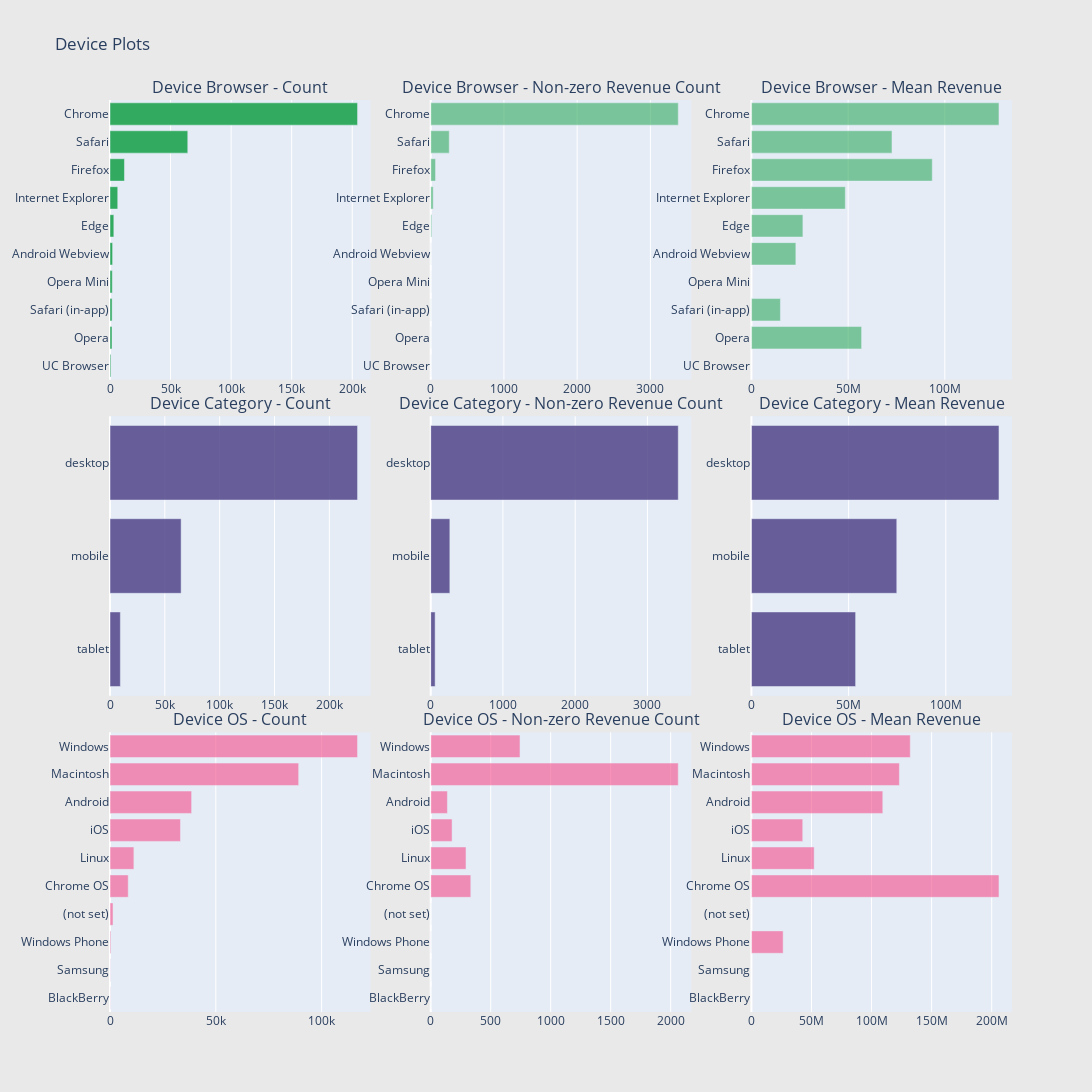

Notebook code cell kept with this figure:
### Code cell
def horizontal_bar_chart(cnt_srs, color):
    trace = go.Bar(
        y=cnt_srs.index[::-1],
        x=cnt_srs.values[::-1],
        showlegend=False,
        orientation = 'h',
        marker=dict(
            color=color,
        ),
    )
    return trace

# Device Browser
cnt_srs = train_df.groupby('device.browser')['totals.transactionRevenue'].agg(['size', 'count', 'mean'])
cnt_srs.columns = ["count", "count of non-zero revenue", "mean"]
cnt_srs = cnt_srs.sort_values(by="count", ascending=False)
print("#"*50)
display(cnt_srs.head(20))

trace1 = horizontal_bar_chart(cnt_srs["count"].head(10), 'rgba(50, 171, 96, 1)')
trace2 = horizontal_bar_chart(cnt_srs["count of non-zero revenue"].head(10), 'rgba(50, 171, 96, 0.6)')
trace3 = horizontal_bar_chart(cnt_srs["mean"].head(10), 'rgba(50, 171, 96, 0.6)')

# Device Category
cnt_srs = train_df.groupby('device.deviceCategory')['totals.transactionRevenue'].agg(['size', 'count', 'mean'])
cnt_srs.columns = ["count", "count of non-zero revenue", "mean"]
cnt_srs = cnt_srs.sort_values(by="count", ascending=False)
trace4 = horizontal_bar_chart(cnt_srs["count"].head(10), 'rgba(71, 58, 131, 0.8)')
trace5 = horizontal_bar_chart(cnt_srs["count of non-zero revenue"].head(10), 'rgba(71, 58, 131, 0.8)')
trace6 = horizontal_bar_chart(cnt_srs["mean"].head(10), 'rgba(71, 58, 131, 0.8)')

# Operating system
cnt_srs = train_df.groupby('device.operatingSystem')['totals.transactionRevenue'].agg(['size', 'count', 'mean'])
cnt_srs.columns = ["count", "count of non-zero revenue", "mean"]
cnt_srs = cnt_srs.sort_values(by="count", ascending=False)
trace7 = horizontal_bar_chart(cnt_srs["count"].head(10), 'rgba(246, 78, 139, 0.6)')
trace8 = horizontal_bar_chart(cnt_srs["count of non-zero revenue"].head(10),'rgba(246, 78, 139, 0.6)')
trace9 = horizontal_bar_chart(cnt_srs["mean"].head(10),'rgba(246, 78, 139, 0.6)')

# Creating two subplots
fig = tools.make_subplots(rows=3, cols=3, vertical_spacing=0.04, 
                          subplot_titles=["Device Browser - Count", "Device Browser - Non-zero Revenue Count", "Device Browser - Mean Revenue",
                                          "Device Category - Count",  "Device Category - Non-zero Revenue Count", "Device Category - Mean Revenue", 
                                          "Device OS - Count", "Device OS - Non-zero Revenue Count", "Device OS - Mean Revenue"])

fig.append_trace(trace1, 1, 1)
fig.append_trace(trace2, 1, 2)
fig.append_trace(trace3, 1, 3)
fig.append_trace(trace4, 2, 1)
fig.append_trace(trace5, 2, 2)
fig.append_trace(trace6, 2, 3)
fig.append_trace(trace7, 3, 1)
fig.append_trace(trace8, 3, 2)
fig.append_trace(trace9, 3, 3)

fig['layout'].update(height=1200, width=1200, paper_bgcolor='rgb(233,233,233)', title="Device Plots")
py.iplot(fig, filename='device-plots')

### Figure 1 — Plotly figure (JSON) as saved in the notebook; plotly's stock layout.template omitted (floating-point values rounded to 4 significant figures)
{"data": [{"marker": {"color": "rgba(50, 171, 96, 1)"}, "orientation": "h", "showlegend": false, "type": "bar", "x": [726, 1660, 1729, 1879, 2152, 3167, 6394, 11938, 64213, 204394], "xaxis": "x", "y": ["UC Browser", "Opera", "Safari (in-app)", "Opera Mini", "Android Webview", "Edge", "Internet Explorer", "Firefox", "Safari", "Chrome"], "yaxis": "y"}, {"marker": {"color": "rgba(50, 171, 96, 0.6)"}, "orientation": "h", "showlegend": false, "type": "bar", "x": [0, 1, 3, 0, 1, 14, 34, 66, 253, 3381], "xaxis": "x2", "y": ["UC Browser", "Opera", "Safari (in-app)", "Opera Mini", "Android Webview", "Edge", "Internet Explorer", "Firefox", "Safari", "Chrome"], "yaxis": "y2"}, {"marker": {"color": "rgba(50, 171, 96, 0.6)"}, "orientation": "h", "showlegend": false, "type": "bar", "x": [null, 56970000, 14980000.0, null, 22970000, 26610000.0, 48540000.0, 93500000.0, 72670000.0, 128000000.0], "xaxis": "x3", "y": ["UC Browser", "Opera", "Safari (in-app)", "Opera Mini", "Android Webview", "Edge", "Internet Explorer", "Firefox", "Safari", "Chrome"], "yaxis": "y3"}, {"marker": {"color": "rgba(71, 58, 131, 0.8)"}, "orientation": "h", "showlegend": false, "type": "bar", "x": [9430, 64841, 225729], "xaxis": "x4", "y": ["tablet", "mobile", "desktop"], "yaxis": "y4"}, {"marker": {"color": "rgba(71, 58, 131, 0.8)"}, "orientation": "h", "showlegend": false, "type": "bar", "x": [61, 265, 3427], "xaxis": "x5", "y": ["tablet", "mobile", "desktop"], "yaxis": "y5"}, {"marker": {"color": "rgba(71, 58, 131, 0.8)"}, "orientation": "h", "showlegend": false, "type": "bar", "x": [53590000.0, 74760000.0, 127300000.0], "xaxis": "x6", "y": ["tablet", "mobile", "desktop"], "yaxis": "y6"}, {"marker": {"color": "rgba(246, 78, 139, 0.6)"}, "orientation": "h", "showlegend": false, "type": "bar", "x": [75, 84, 404, 1427, 8611, 11285, 33305, 38573, 89165, 116985], "xaxis": "x7", "y": ["BlackBerry", "Samsung", "Windows Phone", "(not set)", "Chrome OS", "Linux", "iOS", "Android", "Macintosh", "Windows"], "yaxis": "y7"}, {"marker": {"color": "rgba(246, 78, 139, 0.6)"}, "orientation": "h", "showlegend": false, "type": "bar", "x": [0, 0, 1, 0, 334, 294, 178, 139, 2063, 744], "xaxis": "x8", "y": ["BlackBerry", "Samsung", "Windows Phone", "(not set)", "Chrome OS", "Linux", "iOS", "Android", "Macintosh", "Windows"], "yaxis": "y8"}, {"marker": {"color": "rgba(246, 78, 139, 0.6)"}, "orientation": "h", "showlegend": false, "type": "bar", "x": [null, null, 26400000, null, 206000000.0, 52230000.0, 42720000.0, 109300000.0, 123100000.0, 132200000.0], "xaxis": "x9", "y": ["BlackBerry", "Samsung", "Windows Phone", "(not set)", "Chrome OS", "Linux", "iOS", "Android", "Macintosh", "Windows"], "yaxis": "y9"}], "layout": {"annotations": [{"font": {"size": 16}, "showarrow": false, "text": "Device Browser - Count", "x": 0.1444, "xanchor": "center", "xref": "paper", "y": 1, "yanchor": "bottom", "yref": "paper"}, {"font": {"size": 16}, "showarrow": false, "text": "Device Browser - Non-zero Revenue Count", "x": 0.5, "xanchor": "center", "xref": "paper", "y": 1, "yanchor": "bottom", "yref": "paper"}, {"font": {"size": 16}, "showarrow": false, "text": "Device Browser - Mean Revenue", "x": 0.8556, "xanchor": "center", "xref": "paper", "y": 1, "yanchor": "bottom", "yref": "paper"}, {"font": {"size": 16}, "showarrow": false, "text": "Device Category - Count", "x": 0.1444, "xanchor": "center", "xref": "paper", "y": 0.6533, "yanchor": "bottom", "yref": "paper"}, {"font": {"size": 16}, "showarrow": false, "text": "Device Category - Non-zero Revenue Count", "x": 0.5, "xanchor": "center", "xref": "paper", "y": 0.6533, "yanchor": "bottom", "yref": "paper"}, {"font": {"size": 16}, "showarrow": false, "text": "Device Category - Mean Revenue", "x": 0.8556, "xanchor": "center", "xref": "paper", "y": 0.6533, "yanchor": "bottom", "yref": "paper"}, {"font": {"size": 16}, "showarrow": false, "text": "Device OS - Count", "x": 0.1444, "xanchor": "center", "xref": "paper", "y": 0.3067, "yanchor": "bottom", "yref": "paper"}, {"font": {"size": 16}, "showarrow": false, "text": "Device OS - Non-zero Revenue Count", "x": 0.5, "xanchor": "center", "xref": "paper", "y": 0.3067, "yanchor": "bottom", "yref": "paper"}, {"font": {"size": 16}, "showarrow": false, "text": "Device OS - Mean Revenue", "x": 0.8556, "xanchor": "center", "xref": "paper", "y": 0.3067, "yanchor": "bottom", "yref": "paper"}], "height": 1200, "paper_bgcolor": "rgb(233,233,233)", "title": {"text": "Device Plots"}, "width": 1200, "xaxis": {"anchor": "y", "domain": [0, 0.2889]}, "xaxis2": {"anchor": "y2", "domain": [0.3556, 0.6444]}, "xaxis3": {"anchor": "y3", "domain": [0.7111, 1]}, "xaxis4": {"anchor": "y4", "domain": [0, 0.2889]}, "xaxis5": {"anchor": "y5", "domain": [0.3556, 0.6444]}, "xaxis6": {"anchor": "y6", "domain": [0.7111, 1]}, "xaxis7": {"anchor": "y7", "domain": [0, 0.2889]}, "xaxis8": {"anchor": "y8", "domain": [0.3556, 0.6444]}, "xaxis9": {"anchor": "y9", "domain": [0.7111, 1]}, "yaxis": {"anchor": "x", "domain": [0.6933, 1]}, "yaxis2": {"anchor": "x2", "domain": [0.6933, 1]}, "yaxis3": {"anchor": "x3", "domain": [0.6933, 1]}, "yaxis4": {"anchor": "x4", "domain": [0.3467, 0.6533]}, "yaxis5": {"anchor": "x5", "domain": [0.3467, 0.6533]}, "yaxis6": {"anchor": "x6", "domain": [0.3467, 0.6533]}, "yaxis7": {"anchor": "x7", "domain": [0, 0.3067]}, "yaxis8": {"anchor": "x8", "domain": [0, 0.3067]}, "yaxis9": {"anchor": "x9", "domain": [0, 0.3067]}}}
